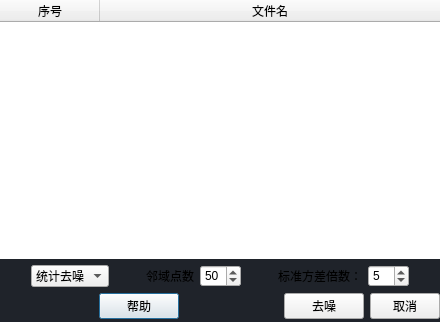
<?xml version="1.0" encoding="UTF-8"?>
<ui version="4.0">
 <class>Dialog</class>
 <widget class="QDialog" name="Dialog">
  <property name="geometry">
   <rect>
    <x>0</x>
    <y>0</y>
    <width>440</width>
    <height>322</height>
   </rect>
  </property>
  <property name="windowTitle">
   <string>去噪</string>
  </property>
  <property name="styleSheet">
   <string notr="true">QDialog{
	background-color:#1f232a;
}



</string>
  </property>
  <layout class="QVBoxLayout" name="verticalLayout_2">
   <property name="spacing">
    <number>0</number>
   </property>
   <property name="leftMargin">
    <number>0</number>
   </property>
   <property name="topMargin">
    <number>0</number>
   </property>
   <property name="rightMargin">
    <number>0</number>
   </property>
   <property name="bottomMargin">
    <number>0</number>
   </property>
   <item>
    <layout class="QVBoxLayout" name="verticalLayout">
     <property name="spacing">
      <number>6</number>
     </property>
     <item>
      <widget class="QTreeWidget" name="treeWidget">
       <property name="styleSheet">
        <string notr="true">QTreeWidget {
                        border: 0.2px solid white; /* 设置描边 */
                        border-radius: 5px; /* 设置圆角 */
                    }

                    QTreeWidget::item {
                        padding: 5px;
            
                    }</string>
       </property>
       <column>
        <property name="text">
         <string>序号</string>
        </property>
        <property name="textAlignment">
         <set>AlignCenter</set>
        </property>
       </column>
       <column>
        <property name="text">
         <string>文件名</string>
        </property>
        <property name="textAlignment">
         <set>AlignCenter</set>
        </property>
       </column>
      </widget>
     </item>
     <item>
      <layout class="QHBoxLayout" name="horizontalLayout_3">
       <item>
        <spacer name="horizontalSpacer_5">
         <property name="orientation">
          <enum>Qt::Orientation::Horizontal</enum>
         </property>
         <property name="sizeHint" stdset="0">
          <size>
           <width>40</width>
           <height>20</height>
          </size>
         </property>
        </spacer>
       </item>
       <item>
        <widget class="QComboBox" name="type">
         <item>
          <property name="text">
           <string>统计去噪</string>
          </property>
         </item>
        </widget>
       </item>
       <item>
        <spacer name="horizontalSpacer_3">
         <property name="orientation">
          <enum>Qt::Orientation::Horizontal</enum>
         </property>
         <property name="sizeHint" stdset="0">
          <size>
           <width>40</width>
           <height>20</height>
          </size>
         </property>
        </spacer>
       </item>
       <item>
        <widget class="QLabel" name="label_2">
         <property name="text">
          <string>邻域点数</string>
         </property>
        </widget>
       </item>
       <item>
        <widget class="QSpinBox" name="k_neighbors">
         <property name="value">
          <number>50</number>
         </property>
        </widget>
       </item>
       <item>
        <spacer name="horizontalSpacer_4">
         <property name="orientation">
          <enum>Qt::Orientation::Horizontal</enum>
         </property>
         <property name="sizeHint" stdset="0">
          <size>
           <width>40</width>
           <height>20</height>
          </size>
         </property>
        </spacer>
       </item>
       <item>
        <widget class="QLabel" name="label">
         <property name="text">
          <string>标准方差倍数：</string>
         </property>
        </widget>
       </item>
       <item>
        <widget class="QSpinBox" name="std_ratio">
         <property name="value">
          <number>5</number>
         </property>
        </widget>
       </item>
       <item>
        <spacer name="horizontalSpacer_6">
         <property name="orientation">
          <enum>Qt::Orientation::Horizontal</enum>
         </property>
         <property name="sizeHint" stdset="0">
          <size>
           <width>40</width>
           <height>20</height>
          </size>
         </property>
        </spacer>
       </item>
      </layout>
     </item>
     <item>
      <layout class="QHBoxLayout" name="horizontalLayout_2">
       <property name="topMargin">
        <number>0</number>
       </property>
       <property name="bottomMargin">
        <number>3</number>
       </property>
       <item>
        <spacer name="horizontalSpacer">
         <property name="orientation">
          <enum>Qt::Orientation::Horizontal</enum>
         </property>
         <property name="sizeHint" stdset="0">
          <size>
           <width>40</width>
           <height>20</height>
          </size>
         </property>
        </spacer>
       </item>
       <item>
        <widget class="QPushButton" name="help">
         <property name="text">
          <string>帮助</string>
         </property>
        </widget>
       </item>
       <item>
        <spacer name="horizontalSpacer_2">
         <property name="orientation">
          <enum>Qt::Orientation::Horizontal</enum>
         </property>
         <property name="sizeHint" stdset="0">
          <size>
           <width>40</width>
           <height>20</height>
          </size>
         </property>
        </spacer>
       </item>
       <item>
        <widget class="QPushButton" name="pushButton_3">
         <property name="styleSheet">
          <string notr="true"/>
         </property>
         <property name="text">
          <string>去噪</string>
         </property>
        </widget>
       </item>
       <item>
        <widget class="QPushButton" name="pushButton_2">
         <property name="maximumSize">
          <size>
           <width>70</width>
           <height>16777215</height>
          </size>
         </property>
         <property name="text">
          <string>取消</string>
         </property>
        </widget>
       </item>
      </layout>
     </item>
    </layout>
   </item>
  </layout>
 </widget>
 <resources>
  <include location="../assets/icons/icon.qrc"/>
 </resources>
 <connections>
  <connection>
   <sender>pushButton_2</sender>
   <signal>clicked()</signal>
   <receiver>Dialog</receiver>
   <slot>reject()</slot>
   <hints>
    <hint type="sourcelabel">
     <x>411</x>
     <y>306</y>
    </hint>
    <hint type="destinationlabel">
     <x>276</x>
     <y>-26</y>
    </hint>
   </hints>
  </connection>
  <connection>
   <sender>pushButton_3</sender>
   <signal>clicked()</signal>
   <receiver>Dialog</receiver>
   <slot>accept()</slot>
   <hints>
    <hint type="sourcelabel">
     <x>332</x>
     <y>306</y>
    </hint>
    <hint type="destinationlabel">
     <x>336</x>
     <y>-33</y>
    </hint>
   </hints>
  </connection>
 </connections>
</ui>
